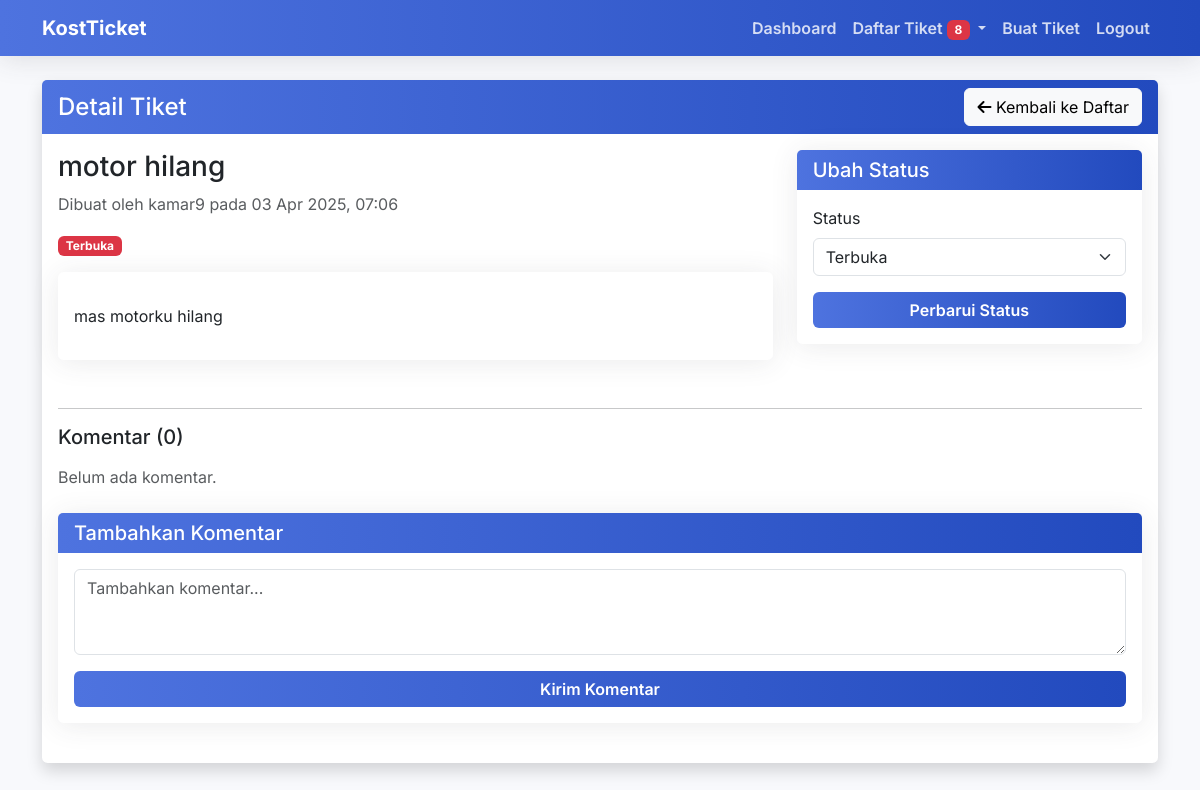
The page /tickets/14/ (signed in) on the database its author committed.
### tickets/models.py (models this page shows, shortened)
class Ticket(models.Model):
    STATUS_CHOICES = (
        ('open', _('Terbuka')),
        ('in_progress', _('Sedang Diproses')),
        ('resolved', _('Selesai')),
    )
    title = models.CharField(_('Judul'), max_length=100)
    description = models.TextField(_('Deskripsi'))
    status = models.CharField(_('Status'), max_length=20, choices=STATUS_CHOICES, default='open')
    created_by = models.ForeignKey(
        settings.AUTH_USER_MODEL,
        on_delete=models.CASCADE,
        related_name='tickets',
        verbose_name=_('Dibuat oleh')
    )
    created_at = models.DateTimeField(_('Tanggal dibuat'), auto_now_add=True)
    updated_at = models.DateTimeField(_('Terakhir diperbarui'), auto_now=True)
    class Meta:
        ordering = ['-created_at']
        verbose_name = _('Tiket')
        verbose_name_plural = _('Tiket')

### accounts/models.py (models this page shows, shortened)
class User(AbstractUser):
    phone_number = models.CharField(max_length=15, blank=True, null=True)
    is_admin = models.BooleanField(default=False)

### tickets/views.py (the view)
# urls.py: path('<int:pk>/', views.ticket_detail, name='ticket_detail'),
@login_required
def ticket_detail(request, pk):
    ticket = get_object_or_404(Ticket, pk=pk)
    if not request.user.is_admin and not request.user.is_staff and ticket.created_by != request.user:
        messages.error(request, 'Anda tidak memiliki izin untuk melihat tiket ini.')
        return redirect('dashboard')
    if request.method == 'POST':
        if ticket.status == 'resolved':
            messages.error(request, 'Tidak dapat menambahkan komentar pada tiket yang sudah selesai.')
            return redirect('ticket_detail', pk=ticket.id)
        comment_form = TicketCommentForm(request.POST)
        if comment_form.is_valid():
            comment = comment_form.save(commit=False)
            comment.ticket = ticket
            comment.author = request.user
            comment.save()
            from .task_manager import TaskManager
            if request.user.is_admin or request.user.is_staff:
                if ticket.created_by != request.user:
                    TaskManager.create_task(
                        'send_notification',
                        {
                            'user_id': ticket.created_by.id,
                            'ticket_id': ticket.id,
                            'message': f'Komentar baru pada tiket: {ticket.title}'
                        }
                    )
                    channel_layer = get_channel_layer()
                    async_to_sync(channel_layer.group_send)(
                        f'user_{ticket.created_by.id}',
                        {
                            'type': 'notification_message',
                            'message': f'Komentar baru pada tiket: {ticket.title}',
                            'ticket_id': ticket.id,
                        }
                    )
                    TaskManager.create_task(
                        'send_email',
                        {
                            'recipient': ticket.created_by.email if hasattr(ticket.created_by, 'email') else None,
                            'subject': f'Komentar Baru pada Tiket: {ticket.title}',
                            'template': 'emails/new_comment.html',
                            'context': {
                                'ticket': {
                                    'id': ticket.id,
                                    'title': ticket.title
                                },
                                'comment': {
                                    'content': comment.content,
                                    'author': request.user.username
                                }
                            }
                        }
                    )
            else:
                for admin in get_admin_users():
                    TaskManager.create_task(
                        'send_notification',
                        {
                            'user_id': admin.id,
                            'ticket_id': ticket.id,
                            'message': f'Komentar baru pada tiket: {ticket.title}'
                        }
                    )
                channel_layer = get_channel_layer()
                async_to_sync(channel_layer.group_send)(
                    'admin_notifications',
                    {
                        'type': 'notification_message',
                        'message': f'Komentar baru pada tiket: {ticket.title}',
                        'ticket_id': ticket.id,
                    }
                )
            messages.success(request, 'Komentar berhasil ditambahkan.')
            return redirect('ticket_detail', pk=ticket.id)
    else:
        comment_form = TicketCommentForm() if ticket.status != 'resolved' else None
    status_form = None
    if request.user.is_admin or request.user.is_staff:
        status_form = TicketStatusForm(instance=ticket)
    comments = ticket.comments.all()
    Notification.objects.filter(user=request.user, ticket=ticket, is_read=False).update(is_read=True)
    context = {
        'ticket': ticket,
        'comments': comments,
        'comment_form': comment_form,
        'status_form': status_form,
    }
    return render(request, 'tickets/ticket_detail.html', context)

### tickets/forms.py
class TicketCommentForm(forms.ModelForm):
    class Meta:
        model = TicketComment
        fields = ['content']
        widgets = {
            'content': forms.Textarea(attrs={'class': 'form-control', 'rows': 3, 'placeholder': 'Tambahkan komentar...'}),
        }
        labels = {
            'content': '',
        }

class TicketStatusForm(forms.ModelForm):
    class Meta:
        model = Ticket
        fields = ['status']
        widgets = {
            'status': forms.Select(attrs={'class': 'form-select'}),
        }

### tickets/context_processors.py (called while the page is built)
def notifications_processor(request):
    context = {
        'unread_notifications_count': 0
    }
    if request.user.is_authenticated:
        if hasattr(request.user, 'is_admin') and (request.user.is_admin or request.user.is_staff):
            context['unread_notifications_count'] = Notification.objects.filter(
                user=request.user,
                is_read=False
            ).count()
    return context

### templates/tickets/ticket_detail.html (shortened to what this page needs)
{% extends 'base/base.html' %}
{% block content %}
<div class="row">
    <div class="col-md-12 mb-4">
        <div class="card shadow">
            <div class="card-header bg-primary text-white d-flex justify-content-between align-items-center">
                <h4 class="mb-0">Detail Tiket</h4>
                <a href="{% url 'ticket_list' %}" class="btn btn-light">
                    <i class="fas fa-arrow-left"></i> Kembali ke Daftar
                </a>
            </div>
            <div class="card-body">
                <div class="row mb-4">
                    <div class="col-md-8">
                        <h3>{{ ticket.title }}</h3>
                        <p class="text-muted">
                            Dibuat oleh {{ ticket.created_by.get_full_name|default:ticket.created_by.username }}
                            pada {{ ticket.created_at|date:"d M Y, H:i" }}
                        </p>
                        <div class="mb-3">
                            {% if ticket.status == 'open' %}
                                <span class="badge bg-danger">Terbuka</span>
                            {% elif ticket.status == 'in_progress' %}
                                <span class="badge bg-warning">Sedang Diproses</span>
                            {% elif ticket.status == 'resolved' %}
                                <span class="badge bg-success">Selesai</span>
                            {% endif %}
                        </div>
                        <div class="card">
                            <div class="card-body">
                                <p>{{ ticket.description|linebreaks }}</p>
                            </div>
                        </div>
                    </div>
                    {% if user.is_admin or user.is_staff %}
                    <div class="col-md-4">
                        <div class="card">
                            <div class="card-header bg-secondary text-white">
                                <h5 class="mb-0">Ubah Status</h5>
                            </div>
                            <div class="card-body">
                                <form method="post" action="{% url 'ticket_update_status' ticket.id %}">
                                    <div class="mb-3">
                                        <label for="{{ status_form.status.id_for_label }}" class="form-label">Status</label>
                                        {{ status_form.status }}
                                    </div>
                                    <div class="d-grid">
                                        <button type="submit" class="btn btn-primary">Perbarui Status</button>
                                    </div>
                                </form>
                            </div>
                        </div>
                    </div>
                    {% endif %}
                </div>
                <hr>
                <h5 class="mb-3">Komentar ({{ comments.count }})</h5>
                {% if comments %}
                    <div class="comments-section mb-4">
                        {% for comment in comments %}
                            <div class="card mb-3">
                                <div class="card-header {% if comment.author.is_admin or comment.author.is_staff %}bg-info{% else %}bg-light{% endif %}">
                                    <div class="d-flex justify-content-between align-items-center">
                                        <div>
                                            <strong>{{ comment.author.get_full_name|default:comment.author.username }}</strong>
                                            {% if comment.author.is_admin or comment.author.is_staff %}
                                                <span class="badge bg-primary ms-2">Admin</span>
                                            {% endif %}
                                        </div>
                                        <small>{{ comment.created_at|date:"d M Y, H:i" }}</small>
                                    </div>
                                </div>
                                <div class="card-body">
                                    <p class="mb-0">{{ comment.content|linebreaks }}</p>
                                </div>
                            </div>
                        {% endfor %}
                    </div>
                {% else %}
                    <p class="text-muted mb-4">Belum ada komentar.</p>
                {% endif %}
                {% if comment_form %}
                    <div class="card">
                        <div class="card-header bg-light">
                            <h5 class="mb-0">Tambahkan Komentar</h5>
                        </div>
                        <div class="card-body">
                            <form method="post">
                                <div class="mb-3">
                                    {{ comment_form.content }}
                                </div>
                                <div class="d-grid">
                                    <button type="submit" class="btn btn-primary">Kirim Komentar</button>
                                </div>
                            </form>
                        </div>
                    </div>
                {% else %}
                    <div class="alert alert-info">
                        <i class="fas fa-info-circle"></i> Tiket ini sudah selesai. Tidak dapat menambahkan komentar baru.
                    </div>
                {% endif %}
            </div>
        </div>
    </div>
</div>
<div id="notification-container" class="position-fixed bottom-0 end-0 p-3" style="z-index: 5"></div>
{% endblock %}

### static/css/style.css (style rules this page uses)
:root { --primary-color: #4e73df; --secondary-color: #6c757d; --success-color: #1cc88a; --info-color: #36b9cc; --warning-color: #f6c23e; --danger-color: #e74a3b; --light-color: #f8f9fc; --dark-color: #5a5c69; }
body { font-family: 'Inter', -apple-system, BlinkMacSystemFont, "Segoe UI", Roboto, "Helvetica Neue", Arial, sans-serif; background-color: #f8f9fc; color: #333; }
.card { border: none; border-radius: 0.35rem; box-shadow: 0 0.15rem 1.75rem 0 rgba(58, 59, 69, 0.1); transition: all 0.3s ease; margin-bottom: 1.5rem; }
.card-header { background: linear-gradient(to right, #4e73df, #224abe); color: white; border-bottom: none; font-weight: 600; }
.btn-primary { background: linear-gradient(to right, #4e73df, #224abe); border: none; font-weight: 600; }

### rows shown on the page
Ticket: title "motor hilang", created_by.get_full_name "kamar9", created_at "03 Apr 2025, 07:06", description "mas motorku hilang", status "Terbuka", count "0"

### other values the page prints
{{ unread_notifications_count }} "8"
